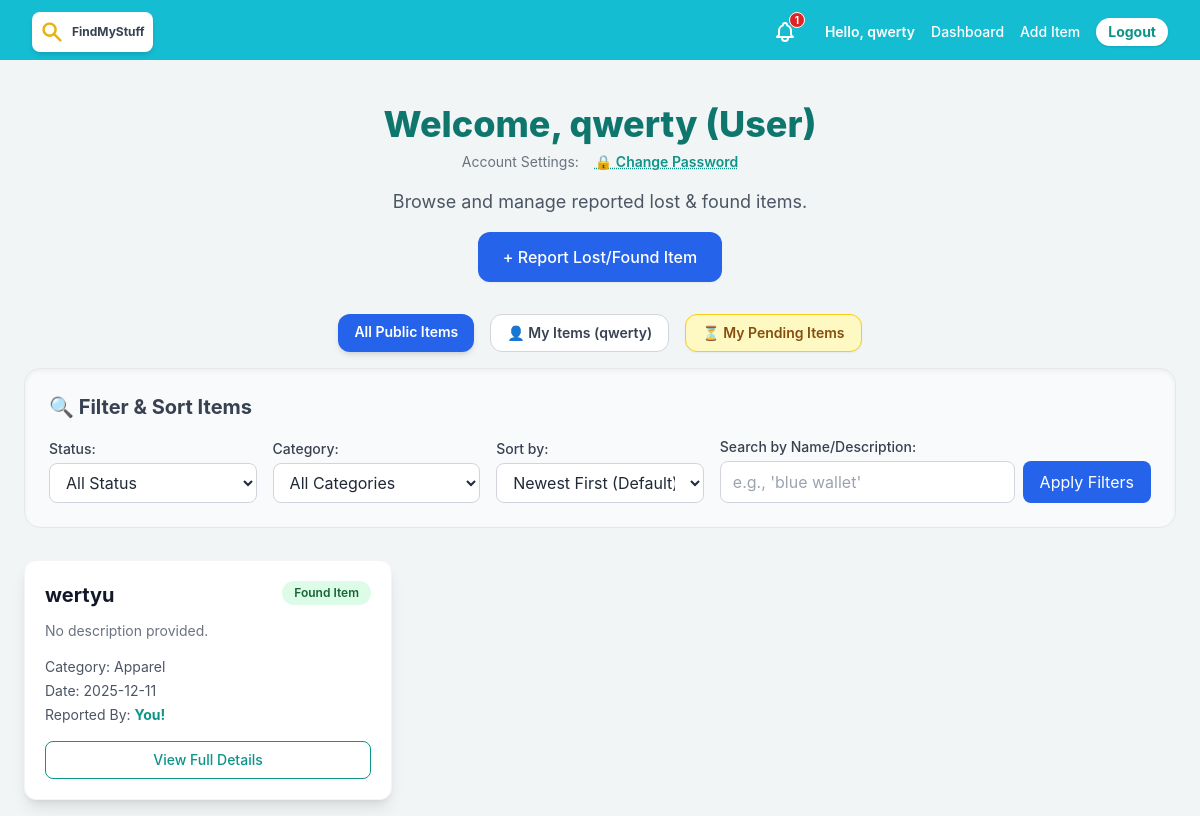
Page /dashboard (signed in) on the committed database.
### models.py (models this page shows, shortened)
class User(db.Model):
    id = db.Column(db.Integer, primary_key=True)
    username = db.Column(db.String(100), unique=True, nullable=False)
    email = db.Column(db.String(120), unique=True, nullable=False)
    password = db.Column(db.String(255), nullable=False)
    role = db.Column(db.String(50), default='user')
    items = db.relationship('Item', backref='owner', lazy=True)

class Item(db.Model):
    id = db.Column(db.Integer, primary_key=True)
    name = db.Column(db.String(100), nullable=False)
    description = db.Column(db.String(255))
    category = db.Column(db.String(50))
    date_lost = db.Column(db.Date)
    picture_url = db.Column(db.String(255))
    user_id = db.Column(db.Integer, db.ForeignKey('user.id'), nullable=False)
    status = db.Column(db.String(50), default='Found', nullable=False)
    contact_email = db.Column(db.String(100), nullable=True)
    contact_phone = db.Column(db.String(50), nullable=True)
    is_approved = db.Column(db.Boolean, default=False, nullable=False)
    item_location = db.Column(db.String(255), nullable=True)
    uploader_location = db.Column(db.String(255), nullable=True)

### routes.py (the view)
    @app.route('/dashboard')
    def dashboard():
        if 'user_id' not in session: return redirect(url_for('signin'))
        current_role = session.get('role', 'user')
        status = request.args.get('status')
        category = request.args.get('category')
        search = request.args.get('search')
        u_filter = request.args.get('user_filter')
        sort_by = request.args.get('sort_by', 'date_desc')
        query = db.session.query(Item, User.username).join(User)
        if current_role == 'user':
            query = query.filter(Item.is_approved == True)
            if u_filter == 'mine': query = query.filter(Item.user_id == session['user_id'])
        elif current_role == 'admin' and u_filter == 'mine':
            query = query.filter(Item.user_id == session['user_id'])
        if status: query = query.filter(Item.status == status)
        if category: query = query.filter(Item.category == category)
        if search:
            pat = f'%{search}%'
            query = query.filter(or_(Item.name.ilike(pat), Item.description.ilike(pat), Item.item_location.ilike(pat)))
        if sort_by == 'name_asc': query = query.order_by(Item.name.asc())
        elif sort_by == 'name_desc': query = query.order_by(Item.name.desc())
        elif sort_by == 'date_asc': query = query.order_by(Item.id.asc())
        else: query = query.order_by(Item.id.desc())
        items_data = [_format_item_data(i, u) for i, u in query.all()]
        has_pending = Item.query.filter_by(is_approved=False).count() > 0
        context = {
            'username': session['user'], 'current_user_id': session['user_id'],
            'current_role': current_role, 'items': items_data, 'current_sort': sort_by,
            'current_status': status, 'current_category': category, 'current_search': search,
            'current_user_filter': u_filter, 'has_pending_items': has_pending
        }
        if current_role == 'admin' and u_filter != 'mine':
            return render_template('admin_dashboard.html', **context)
        return render_template('dashboard.html', **context)

### app.py (called while the page is built)
@app.context_processor
def inject_notifications():
    if 'user_id' in session:
        count = Notification.query.filter_by(user_id=session['user_id'], is_read=False).count()
        return dict(unread_count=count)
    return dict(unread_count=0)

### routes.py (called while the page is built)
def _format_item_data(item, username):
    return {
        'id': item.id,
        'name': item.name,
        'description': item.description,
        'user_id': item.user_id,
        'owner_username': username,
        'category': item.category,
        'status': item.status,
        'date_lost': item.date_lost.strftime('%Y-%m-%d') if item.date_lost else 'N/A',
        'picture_url': item.picture_url,
        'is_approved': item.is_approved,
        'contact_email': item.contact_email,
        'contact_phone': item.contact_phone,
        'item_location': item.item_location,
        'uploader_location': item.uploader_location
    }

### templates/dashboard.html (shortened to what this page needs)
{% extends "base.html" %}
{% block content %}
<div class="w-full max-w-6xl mx-auto"> <header class="text-center mb-8"> <h1 class="text-4xl font-extrabold text-teal-700"> Welcome, {{ username }} ({{ current_role.capitalize() }}) </h1>
    <div class="mt-2 flex justify-center space-x-4 text-sm">
        <span class="text-gray-500">Account Settings:</span>
        <a href="{{ url_for('change_password') }}" class="text-teal-600 hover:text-teal-800 font-semibold underline decoration-dotted">
            🔒 Change Password
        </a>
    </div>
    <p class="mt-4 text-lg text-gray-600">
        Browse and manage reported lost & found items.
    </p>
    <a href="{{ url_for('add_item') }}"
       class="mt-4 inline-flex items-center px-6 py-3 border border-transparent text-base font-medium rounded-xl shadow-sm text-white bg-blue-600 hover:bg-blue-700 focus:outline-none focus:ring-2 focus:ring-offset-2 focus:ring-blue-500 transition duration-150">
        + Report Lost/Found Item
    </a>
</header>
<div class="mb-4 flex space-x-4 justify-center">
    {% set current_user_filter = request.args.get('user_filter', 'all') %}
    <a href="{{ url_for('dashboard', user_filter='all', status=request.args.get('status'), category=request.args.get('category'), search=request.args.get('search'), sort_by=request.args.get('sort_by')) }}"
        class="px-4 py-2 rounded-xl text-sm font-semibold transition duration-150
        {% if current_user_filter == 'all' %}
            bg-blue-600 text-white shadow-md
        {% else %}
            bg-white text-gray-700 border border-gray-300 hover:bg-gray-100
        {% endif %}">
        All Public Items
    </a>
    <a href="{{ url_for('dashboard', user_filter='mine', status=request.args.get('status'), category=request.args.get('category'), search=request.args.get('search'), sort_by=request.args.get('sort_by')) }}"
        class="px-4 py-2 rounded-xl text-sm font-semibold transition duration-150
        {% if current_user_filter == 'mine' %}
            bg-blue-600 text-white shadow-md
        {% else %}
            bg-white text-gray-700 border border-gray-300 hover:bg-gray-100
        {% endif %}">
        👤 My Items ({{ username }})
    </a>
    {% if current_role == 'user' %}
    <a href="{{ url_for('my_pending') }}"
        class="px-4 py-2 rounded-xl text-sm font-semibold transition duration-150 bg-yellow-100 text-yellow-800 border border-yellow-400 hover:bg-yellow-200 shadow-sm">
        ⏳ My Pending Items
    </a>
    {% endif %}
</div>
<div class="mb-8 p-6 bg-gray-50 rounded-2xl shadow-inner border border-gray-200">
    <h3 class="text-xl font-bold text-gray-700 mb-4">🔍 Filter & Sort Items</h3>
    <form method="GET" action="{{ url_for('dashboard') }}" class="grid grid-cols-1 md:grid-cols-5 gap-4 items-end">
        <div>
            <label for="filter_status" class="block text-sm font-medium text-gray-700 mb-1">Status:</label>
            <select id="filter_status" name="status" class="w-full px-3 py-2 border border-gray-300 rounded-lg bg-white text-gray-800 focus:outline-none focus:ring-2 focus:ring-blue-500">
                <option value="">All Status</option>
            </select>
        </div>
        <div>
            <label for="filter_category" class="block text-sm font-medium text-gray-700 mb-1">Category:</label>
            <select id="filter_category" name="category" class="w-full px-3 py-2 border border-gray-300 rounded-lg bg-white text-gray-800 focus:outline-none focus:ring-2 focus:ring-blue-500">
                <option value="">All Categories</option>
            </select>
        </div>
        <div>
            <label for="sort_by" class="block text-sm font-medium text-gray-700 mb-1">Sort by:</label>
            <select id="sort_by" name="sort_by" class="w-full px-3 py-2 border border-gray-300 rounded-lg bg-white text-gray-800 focus:outline-none focus:ring-2 focus:ring-blue-500">
                <option value="date_desc" {% if current_sort == 'date_desc' %}selected{% endif %}>Newest First (Default)</option>
            </select>
        </div>
        <div class="md:col-span-2">
            <label for="filter_search" class="block text-sm font-medium text-gray-700 mb-1">Search by Name/Description:</label>
            <div class="flex space-x-2">
                <input type="text" id="filter_search" name="search" value="{{ request.args.get('search', '') }}" placeholder="e.g., 'blue wallet'" class="flex-grow px-3 py-2 border border-gray-300 rounded-lg bg-white text-gray-800 focus:outline-none focus:ring-2 focus:ring-blue-500">
                <button type="submit" class="px-4 py-2 border border-transparent rounded-lg text-white bg-blue-600 hover:bg-blue-700 focus:outline-none focus:ring-2 focus:ring-offset-2 focus:ring-blue-500 transition duration-150">
                    Apply Filters
                </button>
            </div>
        </div>
    </form>
</div>
<div class="grid grid-cols-1 md:grid-cols-2 lg:grid-cols-3 gap-6">
    {% if items %}
        {% for item in items %}
        <div class="bg-white border-gray-100 shadow-lg rounded-xl hover:shadow-2xl transition duration-300 border overflow-hidden">
            <div class="p-5">
                <div class="flex justify-between items-start mb-3">
                    <h4 class="text-xl font-bold text-gray-900 line-clamp-1">{{ item.name }}</h4>
                    {% if not item.is_approved %}
                        <span class="px-3 py-1 text-xs font-bold rounded-full text-yellow-800 bg-yellow-200">PENDING APPROVAL</span>
                    {% elif item.status == 'Lost' %}
                        <span class="px-3 py-1 text-xs font-semibold rounded-full text-red-800 bg-red-100">Lost Item</span>
                    {% elif item.status == 'Found' %}
                        <span class="px-3 py-1 text-xs font-semibold rounded-full text-green-800 bg-green-100">Found Item</span>
                    {% elif item.status == 'Claimed' %}
                        <span class="px-3 py-1 text-xs font-semibold rounded-full text-gray-800 bg-gray-200">Claimed</span>
                    {% else %}
                        <span class="px-3 py-1 text-xs font-semibold rounded-full text-blue-800 bg-blue-100">{{ item.status }}</span>
                    {% endif %}
                </div>
                <p class="text-sm text-gray-500 mb-4 line-clamp-2">{{ item.description or 'No description provided.' }}</p>
                <ul class="space-y-1 text-sm text-gray-600">
                    <li>Category: {{ item.category or 'N/A' }}</li>
                    <li>Date: {{ item.date_lost or 'N/A' }}</li>
                    <li>Reported By:
                        {% if item.user_id == current_user_id %}
                            <span class="font-bold text-teal-600">You!</span>
                        {% else %}
                            {{ item.owner_username or 'Unknown' }}
                        {% endif %}
                    </li>
                </ul>
                <a href="{{ url_for('view_item', item_id=item.id) }}" class="mt-4 block text-center py-2 text-sm font-medium text-teal-600 border border-teal-600 rounded-lg hover:bg-teal-50 transition duration-150">
                    View Full Details
                </a>
            </div>
        </div>
        {% endfor %}
    {% else %}
    <div class="md:col-span-3 text-center py-12 bg-white rounded-xl shadow-lg border border-gray-100">
        <p class="text-xl text-gray-500">No items match the current filters.</p>
    </div>
    {% endif %}
</div>
</div> {% endblock %}

### templates/base.html (shortened to what this page needs)
<!DOCTYPE html>
<html lang="en">
<head>
    <script src="https://cdn.tailwindcss.com"></script>
</head>
<body class="relative">
    <div class="header-bg"></div>
    <nav class="relative z-10 w-full max-w-7xl mx-auto px-4 sm:px-6 lg:px-8 flex items-center h-16">
        <div class="flex items-center space-x-2 p-2 bg-white rounded-lg shadow-md">
            <svg class="w-6 h-6 text-yellow-500" fill="currentColor" viewBox="0 0 20 20" xmlns="http://www.w3.org/2000/svg">
                <path fill-rule="evenodd" d="M8 4a4 4 0 100 8 4 4 0 000-8zM2 8a6 6 0 1110.89 3.476l4.817 4.817a1 1 0 01-1.414 1.414l-4.816-4.816A6 6 0 012 8z" clip-rule="evenodd"></path>
            </svg>
            <span class="text-xs font-bold text-gray-700 leading-none">FindMyStuff</span>
        </div>
        <div class="ml-auto flex items-center space-x-4">
            {% if 'user' in session %}
                <a href="{{ url_for('notifications') }}" class="relative text-white hover:text-teal-100 transition duration-150 mr-2 p-1">
                    {% if unread_count > 0 %}
                    <span class="absolute top-0 right-0 flex h-4 w-4 transform translate-x-1 -translate-y-1">
                        <span class="relative inline-flex rounded-full h-4 w-4 bg-red-600 text-white text-[10px] items-center justify-center font-bold border border-white">
                            {{ unread_count }}
                        </span>
                    </span>
                    {% endif %}
                </a>
                <span class="text-sm font-semibold text-white">Hello, {{ session['user'] }}</span>
                <a href="{{ url_for('dashboard') }}" class="text-white hover:text-teal-200 text-sm font-medium">Dashboard</a>
                {% if session.get('role') != 'admin' %}
                <a href="{{ url_for('add_item') }}" class="text-white hover:text-teal-200 text-sm font-medium">Add Item</a>
                {% endif %}
                <a href="{{ url_for('logout') }}" class="px-3 py-1 bg-white text-teal-600 rounded-full text-sm font-bold shadow hover:bg-gray-100 transition duration-150">Logout</a>
            {% else %}
                <a href="{{ url_for('signin') }}" class="text-white hover:text-teal-200 text-sm font-medium">Sign In</a>
                <a href="{{ url_for('signup') }}" class="px-3 py-1 bg-white text-teal-600 rounded-full text-sm font-bold shadow hover:bg-gray-100 transition duration-150">Sign Up</a>
            {% endif %}
        </div>
    </nav>
    <main class="flex-grow relative z-10 p-4 pt-10 flex flex-col items-center">
        {% block content %}{% endblock %}
    </main>
</body>
</html>

### templates/base.html (style rules this page uses)
body { font-family: 'Inter', sans-serif; background-color: #f7fafc; min-height: 100vh; display: flex; flex-direction: column; }
.header-bg { background-color: #00bcd4; height: 60px; width: 100%; position: absolute; top: 0; left: 0; z-index: 0; }

### rows in the picture
User: user "qwerty", username "qwerty", capitalize "User"
Item: name "wertyu", status "Found Item", description "No description provided.", category "Apparel", date_lost "2025-12-11"

### other values in the picture
{{ unread_count }} "1"
